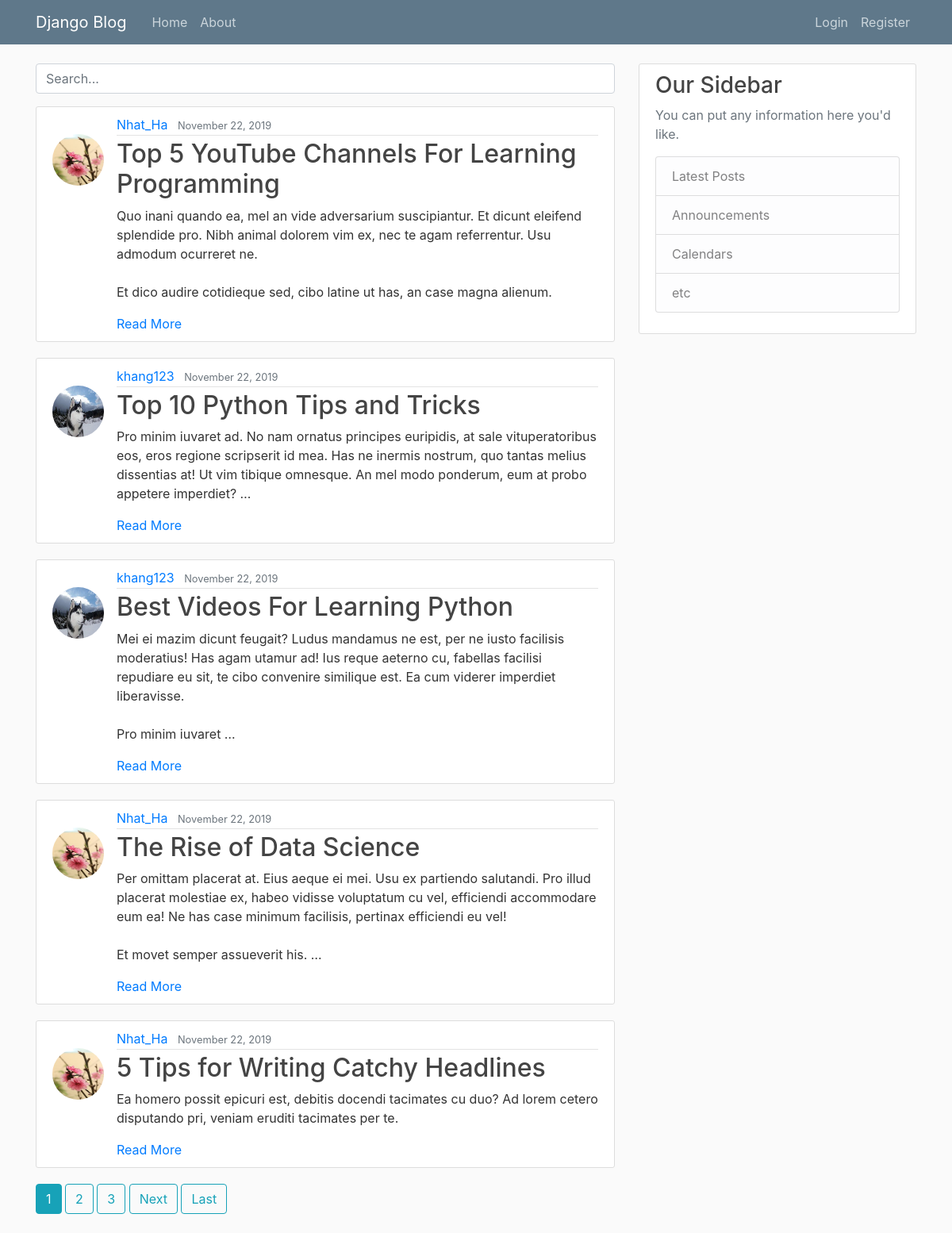
The page / on the database its author committed.
### blog/models.py (models this page shows, shortened)
class Post(models.Model):
    title = models.CharField(max_length=100)
    author = models.ForeignKey(User, on_delete=models.CASCADE)
    content = models.TextField()
    date_posted = models.DateTimeField(default=timezone.now)
    slug = models.SlugField(unique=True)

### users/models.py (models this page shows, shortened)
class Profile(models.Model):
    user = models.OneToOneField(User, on_delete=models.CASCADE)
    image = models.ImageField(default='default.jpg', upload_to='profile_pics')

### blog/views.py (the view)
# urls.py: path('', PostListView.as_view(), name='blog-home'),
class PostListView(ListView):
    model = Post
    template_name = 'blog/home.html'
    context_object_name = 'posts'
    ordering = ['-date_posted']
    paginate_by = 5

### blog/templates/blog/home.html (shortened to what this page needs)
{% extends "blog/base.html" %}
{% block content %}
    <form action="{% url 'search_results' %}" method="GET">
        <input name="q" type="text" placeholder="Search..." class="form-control mb-3">
    </form>
    {% for post in posts %}
    <article class="media content-section">
      <img class="rounded-circle article-img mt-4" src="{{ post.author.profile.image.url }}">
      <div class="media-body">
        <div class="article-metadata">
          <a class="mr-2" href="{% url 'user-posts' post.author.username %}">{{ post.author }}</a>
          <small class="text-muted">{{ post.date_posted|date:"F d, Y" }}</small>
        </div>
        <h2><a class="article-title" href="{% url 'post-detail' post.slug %}">{{ post.title }}</a></h2>
        <p class="article-content">{{ post.content|truncatewords_html:40 }}</p>
        <a href="{% url 'post-detail' post.slug %}">Read More</a>
      </div>
    </article>
    {% endfor %}
    {% if is_paginated %}
      {% for num in page_obj.paginator.page_range %}
        {% if page_obj.number == num %}
          <a class="btn btn-info mb-4" href="?page={{ num }}">{{ num }}</a>
        {% elif num > page_obj.number|add:'-3' and num < page_obj.number|add:'3' %}
          <a class="btn btn-outline-info mb-4" href="?page={{ num }}">{{ num }}</a>
        {% endif %}
      {% endfor %}
      {% if page_obj.has_next %}
        <a class="btn btn-outline-info mb-4" href="?page={{ page_obj.next_page_number }}">Next</a>
        <a class="btn btn-outline-info mb-4" href="?page={{ page_obj.paginator.num_pages }}">Last</a>
      {% endif %}
    {% endif %}
{% endblock content %}

### blog/static/blog/main.css (style rules this page uses)
body { background: #fafafa; color: #333333; margin-top: 5rem; }
h1, h2, h3, h4, h5, h6 { color: #444444; }
.content-section { background: #ffffff; padding: 10px 20px; border: 1px solid #dddddd; border-radius: 3px; margin-bottom: 20px; }
.article-title { color: #444444; }
.article-content { white-space: pre-line; }
.article-img { height: 65px; width: 65px; margin-right: 16px; }
.article-metadata { padding-bottom: 1px; margin-bottom: 4px; border-bottom: 1px solid #e3e3e3 }

### rows shown on the page
Post: author.profile.image (picture), author "Nhat_Ha", date_posted "November 22, 2019", title "Top 5 YouTube Channels For Learning Programming", content "Quo inani quando ea, mel an vide adversarium suscipiantur. Et dicunt eleifend splendide pro. Nibh animal dolorem vim ex, nec te agam referrentur. Usu admodum ocurreret ne. Et dico audire cotidieque sed, cibo latine ut has, an case magna alienum."
Post: author.profile.image (picture), author "khang123", date_posted "November 22, 2019", title "Top 10 Python Tips and Tricks", content "Pro minim iuvaret ad. No nam ornatus principes euripidis, at sale vituperatoribus eos, eros regione scripserit id mea. Has ne inermis nostrum, quo tantas melius dissentias at! Ut vim tibique omnesque. An mel modo ponderum, eum at probo appetere imperdiet? …"
Post: author.profile.image (picture), author "khang123", date_posted "November 22, 2019", title "Best Videos For Learning Python", content "Mei ei mazim dicunt feugait? Ludus mandamus ne est, per ne iusto facilisis moderatius! Has agam utamur ad! Ius reque aeterno cu, fabellas facilisi repudiare eu sit, te cibo convenire similique est. Ea cum viderer imperdiet liberavisse. Pro minim iuvaret …"
Post: author.profile.image (picture), author "Nhat_Ha", date_posted "November 22, 2019", title "The Rise of Data Science", content "Per omittam placerat at. Eius aeque ei mei. Usu ex partiendo salutandi. Pro illud placerat molestiae ex, habeo vidisse voluptatum cu vel, efficiendi accommodare eum ea! Ne has case minimum facilisis, pertinax efficiendi eu vel! Et movet semper assueverit his. …"
Post: author.profile.image (picture), author "Nhat_Ha", date_posted "November 22, 2019", title "5 Tips for Writing Catchy Headlines", content "Ea homero possit epicuri est, debitis docendi tacimates cu duo? Ad lorem cetero disputando pri, veniam eruditi tacimates per te."

### other values the page prints
{{ num }} "1"
{{ num }} "2" "3"
